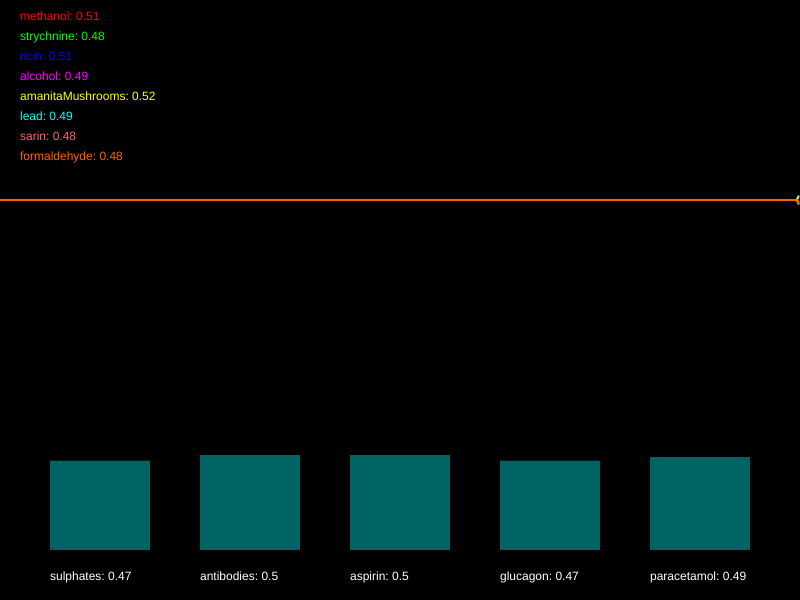
Frame 1 (no input)
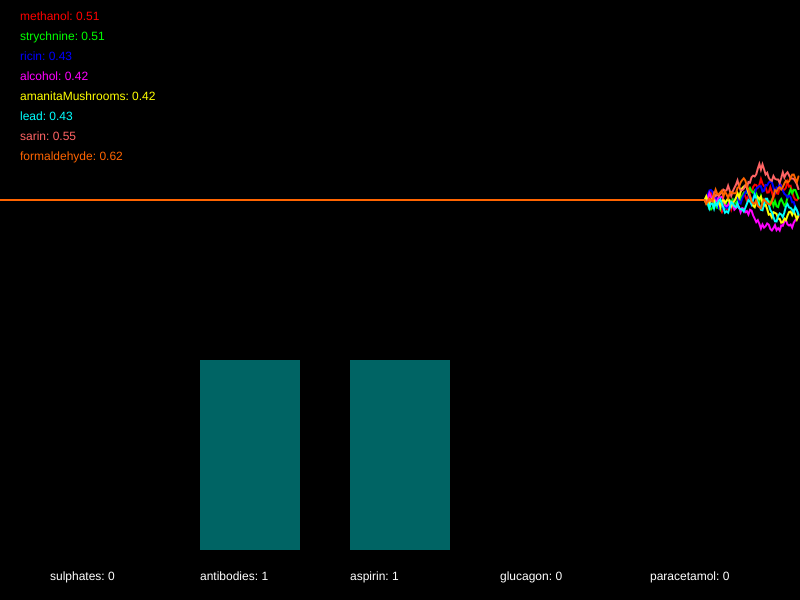
Frame 60 (no input)
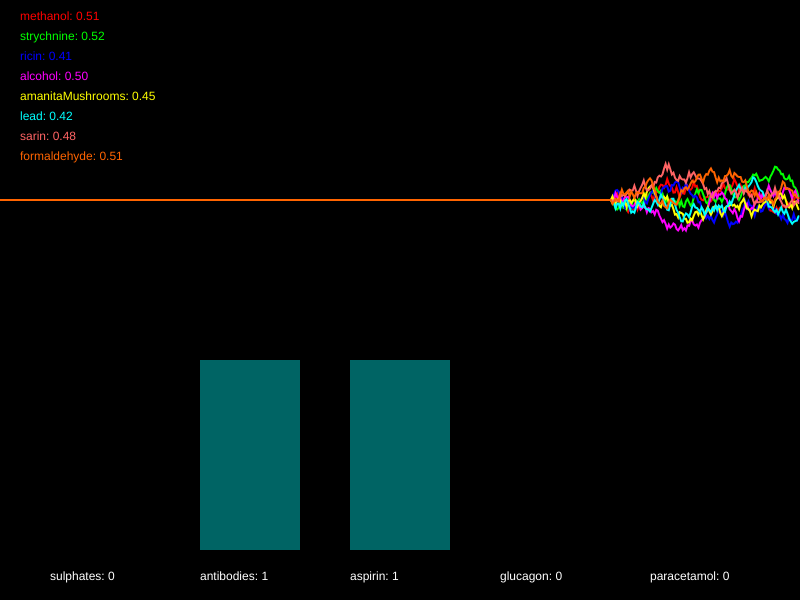
Frame 120 (the mouse pressed at the canvas centre since frame 60)

The p5.js sketch that drew these frames (run headless with seeded random() and noise() and a simulated clock; from frame 60 on, the mouse is pressed at the canvas centre):

// p5.js sketch
// ── sketch.js
/*

Officer: tchow004
CaseNum: 401-3-65915343-1906165

Case 401 - The Case of Norbert's Weiner Stand
Stage 4 - Mortal Cupcake

It seems that Norbert is getting desperate now. In what appears to be his final
stand he has set up his own cupcake shop. The laced cupcakes look delicious but
they are extremely dangerous. Just a brief whiff of one can induce a series of
deadly symptoms. This is Norbert’s most complex poison to date, so you’ll have
to work hard to produce a viable antidote.

You must develop the antidote by using conditional statements in the draw loop to
do the following.

	- When amanitaMushrooms dips below 0.67 or sarin dips below 0.34, or on the other hand, alcohol dips below 0.38 and methanol dips below 0.59, decrease sulphates by 0.03
	- If lead goes above 0.36 and formaldehyde dips below 0.46, whilst at the same time, strychnine goes above 0.57 or ricin goes above 0.48, increase sulphates by 0.02
	- When formaldehyde goes above 0.75 or sarin goes above 0.35, whilst at the same time, methanol dips below 0.31 and lead goes above 0.48, reduce antibodies by 0.02
	- When alcohol dips below 0.68, amanitaMushrooms dips below 0.49, and also strychnine goes above 0.4, increment antibodies by 0.03
	- If sarin goes above 0.67 and ricin dips below 0.44, or on the other hand, formaldehyde dips below 0.39, decrease aspirin by 0.05
	- When alcohol goes above 0.71 or lead dips below 0.5, or on the other hand, strychnine goes above 0.73 and amanitaMushrooms goes above 0.66, increment aspirin by 0.04
	- If alcohol goes above 0.31 or strychnine goes above 0.32, whilst at the same time, amanitaMushrooms dips below 0.73 or lead dips below 0.59, decrement glucagon by 0.03
	- When sarin dips below 0.46, ricin goes above 0.46, and also methanol dips below 0.53, increment glucagon by 0.05
	- If alcohol goes above 0.32 and sarin goes above 0.49, whilst at the same time, strychnine dips below 0.52 or lead goes above 0.4, decrement paracetamol by 0.01
	- If amanitaMushrooms goes above 0.72, whilst at the same time, formaldehyde goes above 0.64 or ricin dips below 0.47, increment paracetamol by 0.05


Your conditional statements should:

consider the following poisons:

	- methanol
	- strychnine
	- ricin
	- alcohol
	- amanitaMushrooms
	- lead
	- sarin
	- formaldehyde


and modify the following antidotes:

	- sulphates
	- antibodies
	- aspirin
	- glucagon
	- paracetamol


- There are many ways to complete this task but you should only use the
following commands:

	if(){}
	+=
	-=

*/

//Declare the poison variables
var methanol;
var strychnine;
var ricin;
var alcohol;
var amanitaMushrooms;
var lead;
var sarin;
var formaldehyde;


//Declare the antidote variables
var sulphates;
var antibodies;
var aspirin;
var glucagon;
var paracetamol;


//This variable is used for drawing the graph
var graphs;


function setup()
{

	createCanvas(800,600);
	strokeWeight(2);

	//initialise the poisons and antidotes
	methanol = 0.5;
	strychnine = 0.5;
	ricin = 0.5;
	alcohol = 0.5;
	amanitaMushrooms = 0.5;
	lead = 0.5;
	sarin = 0.5;
	formaldehyde = 0.5;
	sulphates = 0.5;
	antibodies = 0.5;
	aspirin = 0.5;
	glucagon = 0.5;
	paracetamol = 0.5;


	//fills the graph with empty values
	graphs = [];

	for(var i = 0; i < 8; i++)
	{
		graphs.push([]);
		for(var j = 0; j < 512; j++)
		{
			graphs[i].push(0.5);
		}
	}

}

function draw()
{

	//Develop the antidote below
	//Write conditional statements to change the amount of each substance ...

//    	- When amanitaMushrooms dips below 0.67 or sarin dips below 0.34, or on the other hand, alcohol dips below 0.38 and methanol dips below 0.59, decrease sulphates by 0.03
    if((amanitaMushrooms < 0.67 || sarin < 0.34) || (alcohol < 0.38 && methanol < 0.59))
    {
        sulphates -= 0.03;
    }
//	- If lead goes above 0.36 and formaldehyde dips below 0.46, whilst at the same time, strychnine goes above 0.57 or ricin goes above 0.48, increase sulphates by 0.02
    if((lead > 0.36 && formaldehyde < 0.46) && (strychnine > 0.57 || ricin > 0.48))
    {
        sulphates += 0.02;
    }
//	- When formaldehyde goes above 0.75 or sarin goes above 0.35, whilst at the same time, methanol dips below 0.31 and lead goes above 0.48, reduce antibodies by 0.02
    if((formaldehyde > 0.75|| sarin > 0.35) && (methanol < 0.31 && lead > 0.48))
    {
        antibodies -= 0.02;
    }
//	- When alcohol dips below 0.68, amanitaMushrooms dips below 0.49, and also strychnine goes above 0.4, increment antibodies by 0.03
    if(alcohol < 0.68 && amanitaMushrooms < 0.49 && strychnine > 0.4)
    {
        antibodies += 0.03;
    }
//	- If sarin goes above 0.67 and ricin dips below 0.44, or on the other hand, formaldehyde dips below 0.39, decrease aspirin by 0.05
    if((sarin> 0.67 && ricin < 0.44) || (formaldehyde < 0.39))
    {
        aspirin -= 0.05;
    }
//	- When alcohol goes above 0.71 or lead dips below 0.5, or on the other hand, strychnine goes above 0.73 and amanitaMushrooms goes above 0.66, increment aspirin by 0.04
    if((alcohol > 0.71 || lead < 0.5) || (strychnine > 0.73 && amanitaMushrooms > 0.66))
    {
        aspirin += 0.04;
    }
//	- If alcohol goes above 0.31 or strychnine goes above 0.32, whilst at the same time, amanitaMushrooms dips below 0.73 or lead dips below 0.59, decrement glucagon by 0.03
    if((alcohol > 0.31 || strychnine > 0.32) && (amanitaMushrooms < 0.73 || lead < 0.59))
    {
        glucagon -= 0.03;
    }
//	- When sarin dips below 0.46, ricin goes above 0.46, and also methanol dips below 0.53, increment glucagon by 0.05
    if(sarin < 0.46 && ricin > 0.46 && methanol < 0.53)
    {
        glucagon += 0.05;
    }
//	- If alcohol goes above 0.32 and sarin goes above 0.49, whilst at the same time, strychnine dips below 0.52 or lead goes above 0.4, decrement paracetamol by 0.01
    if((alcohol > 0.32 && sarin > 0.49) && (strychnine < 0.52 || lead > 0.4))
    {
        paracetamol -= 0.01;
    }
//	- If amanitaMushrooms goes above 0.72, whilst at the same time, formaldehyde goes above 0.64 or ricin dips below 0.47, increment paracetamol by 0.05
    if((amanitaMushrooms > 0.72) && (formaldehyde > 0.64 || ricin < 0.47))
    {
        paracetamol += 0.05;
    }


	//////////////////////////////////////////////////////

	//the code below generates new values using random numbers

	/*
		For testing, you might want to temporarily comment out
		these lines and set the same variables to constant values
		instead.
	*/

	methanol = nextValue(graphs[0],methanol);
	strychnine = nextValue(graphs[1],strychnine);
	ricin = nextValue(graphs[2],ricin);
	alcohol = nextValue(graphs[3],alcohol);
	amanitaMushrooms = nextValue(graphs[4],amanitaMushrooms);
	lead = nextValue(graphs[5],lead);
	sarin = nextValue(graphs[6],sarin);
	formaldehyde = nextValue(graphs[7],formaldehyde);


	sulphates = constrain(sulphates, 0, 1);
	antibodies = constrain(antibodies, 0, 1);
	aspirin = constrain(aspirin, 0, 1);
	glucagon = constrain(glucagon, 0, 1);
	paracetamol = constrain(paracetamol, 0, 1);


	///////// DO NOT CHANGE THE CODE BELOW ///////////

	//drawing code

	// set background
	background(0);
	noFill();

	//draw the graphs for the vitals

	var colors = [
		color(255, 0, 0),
		color(0, 255, 0),
		color(0, 0, 255),
		color(255, 0, 255),
		color(255, 255, 0),
		color(0, 255, 255),
		color(255, 100, 100),
		color(255, 100, 0)
	];

	for(var i = 0; i < graphs.length; i++)
	{
		stroke(colors[i]);
		drawGraph(graphs[i]);
	}

	//draw the poisons as text
	noStroke();
	fill(colors[0]);
	text('methanol: ' + nf(methanol,1,2), 20,20);
	fill(colors[1]);
	text('strychnine: ' + nf(strychnine,1,2), 20,40);
	fill(colors[2]);
	text('ricin: ' + nf(ricin,1,2), 20,60);
	fill(colors[3]);
	text('alcohol: ' + nf(alcohol,1,2), 20,80);
	fill(colors[4]);
	text('amanitaMushrooms: ' + nf(amanitaMushrooms,1,2), 20,100);
	fill(colors[5]);
	text('lead: ' + nf(lead,1,2), 20,120);
	fill(colors[6]);
	text('sarin: ' + nf(sarin,1,2), 20,140);
	fill(colors[7]);
	text('formaldehyde: ' + nf(formaldehyde,1,2), 20,160);


	//draw the antidotes bar chart
	drawBar(sulphates,50,'sulphates');
	drawBar(antibodies,200,'antibodies');
	drawBar(aspirin,350,'aspirin');
	drawBar(glucagon,500,'glucagon');
	drawBar(paracetamol,650,'paracetamol');


}

function nextValue(graph, val)
{
	//gets the next value for a vital and puts it in an array for drawing
	var delta = random(-0.03,0.03);

	val += delta;
	if(val > 1 || val < 0)
	{
		delta *= -1;
		val += delta * 2;
	}

	graph.push(val)
	graph.shift();
	return val;
}

function drawGraph(graph)
{
	//draws an array as a graph
	beginShape();
	for(var i = 0; i < graph.length; i++)
	{
			vertex(width * i/512, height * 0.5 - graph[i]* height/3)
	}
	endShape();
}


function drawBar(val, x, name)
{
	//draws the bars for bar chart
    noStroke();
    fill(0,100,100);
	var mh = height * 0.4 - 50;
	rect(x,(height - 50) - val*mh, 100, val*mh);
    fill(255);
	text(name + ": " + val, x, height - 20);
}
